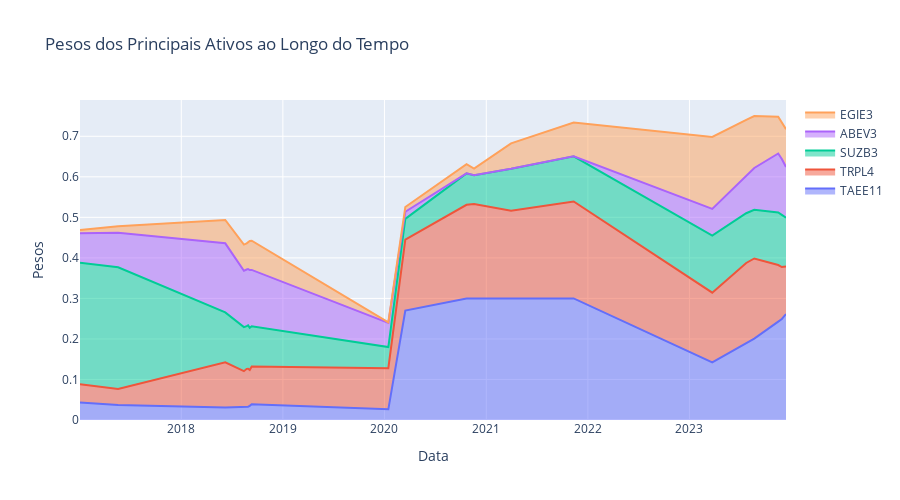

Notebook source saved alongside this figure:
### Code cell
import plotly.graph_objects as go

fig = go.Figure()

# Criar o gráfico de área empilhado para cada ativo em top_assets
for asset in top_assets:
    fig.add_trace(go.Scatter(
        x=pesos.index,
        y=pesos[asset],
        mode='lines',
        stackgroup='one',  # Define um grupo de empilhamento
        name=asset.rstrip('.SA')
    ))

# Configurar o layout
fig.update_layout(
    title='Pesos dos Principais Ativos ao Longo do Tempo',
    xaxis_title='Data',
    yaxis_title='Pesos',
    showlegend=True,
    height=500,
)

fig.show()
